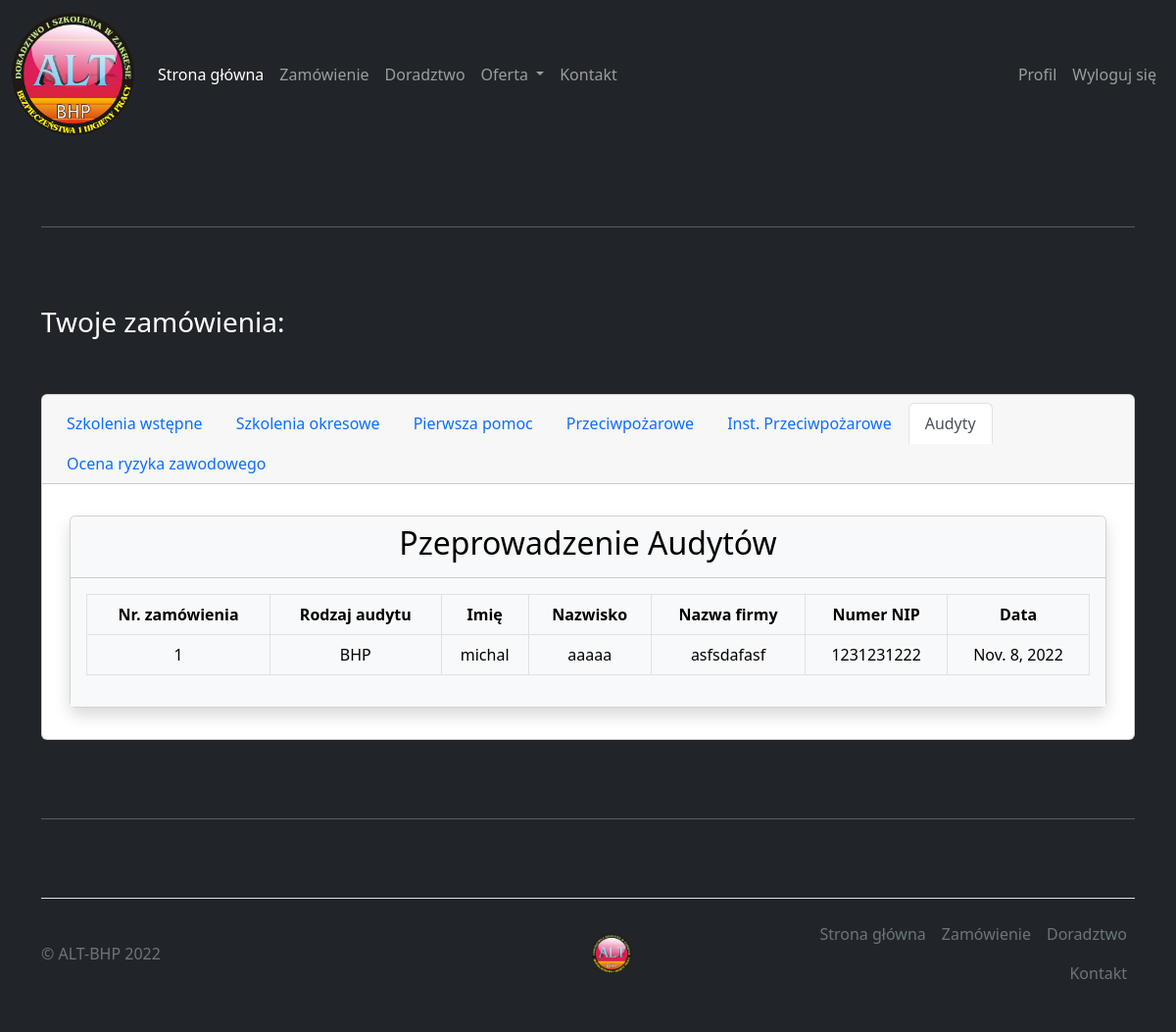
Page /accounts/profile/order/6 (signed in) on the committed database.
### order/models.py (models this page shows, shortened)
class audyt(models.Model):
    choices = [('Przeciwpożarowy', 'Przeciwpożarowy'), ('BHP', 'BHP')]
    rodzaj_audytu = models.CharField(max_length=50, choices=choices)
    imie = models.CharField(max_length=20)
    nazwisko = models.CharField(max_length=30)
    email = models.EmailField()
    nazwa_firmy = models.CharField(max_length=100)
    numer_nip = models.CharField(max_length=10)
    numer_telefonu = models.CharField(max_length=11)
    data = models.DateField()
    creator = models.ForeignKey(CustomUser, on_delete=models.CASCADE)
    class Meta:
        verbose_name_plural = "Audyty"

### order/views.py (the view)
# urls.py: path('accounts/profile/order/6', order.views.profile_audyt),
@login_required
def profile_audyt(request):
    orders_audyt = audyt.objects.filter(creator=request.user)
    return render(request, 'profile_audyt.html', {'orders_audyt': orders_audyt})

### templates/profile_audyt.html
{% extends 'temp.html' %}
{% load static %}
{% load profile_tags_wstepne %}
{% block content %}
    <div class="container marketing" style="color: white">
        <hr class="featurette-divider">
        <h3>Twoje zamówienia:</h3><br><br>
        <div class="card text-center">
            <div class="card-header">
                <ul class="nav nav-tabs card-header-tabs">
                    <li class="nav-item">
                        <a class="nav-link " aria-current="true" href="/accounts/profile/order/1">Szkolenia wstępne</a>
                    </li>
                    <li class="nav-item">
                        <a class="nav-link" href="/accounts/profile/order/2">Szkolenia okresowe</a>
                    </li>
                    <li class="nav-item">
                        <a class="nav-link" href="/accounts/profile/order/3">Pierwsza pomoc</a>
                    </li>
                    <li class="nav-item">
                        <a class="nav-link" href="/accounts/profile/order/4">Przeciwpożarowe</a>
                    </li>
                    <li class="nav-item">
                        <a class="nav-link" href="/accounts/profile/order/5">Inst. Przeciwpożarowe</a>
                    </li>
                    <li class="nav-item">
                        <a class="nav-link active" href="/accounts/profile/order/6">Audyty</a>
                    </li>
                    <li class="nav-item">
                        <a class="nav-link" href="/accounts/profile/order/7">Ocena ryzyka zawodowego</a>
                    </li>
                </ul>
            </div>
            <div class="card-body">
                <div class="container my-3">
                    <div class="row">
                        <div class="col-md-12">
                            <div class="card shadow">
                                <div class="card-header text-bg-light "><h2>Pzeprowadzenie Audytów</h2></div>
                                <div class="card-body text-bg-light ">
                                    <table class="table table-bordered" style="color: black">
                                        <thead>
                                        <tr>
                                            <th>Nr. zamówienia</th>
                                            <th>Rodzaj audytu</th>
                                            <th>Imię</th>
                                            <th>Nazwisko</th>
                                            <th>Nazwa firmy</th>
                                            <th>Numer NIP</th>
                                            <th>Data</th>
                                        </tr>
                                        </thead>
                                        <tbody>
                                        {% for item in orders_audyt %}
                                            <tr>
                                                <td>{{ item.id }}</td>
                                                <td>{{ item.rodzaj_audytu }}</td>
                                                <td>{{ item.imie }}</td>
                                                <td>{{ item.nazwisko }}</td>
                                                <td>{{ item.nazwa_firmy }}</td>
                                                <td>{{ item.numer_nip }}</td>
                                                <td>{{ item.data }}</td>
                                            </tr>
                                        {% endfor %}
                                        </tbody>
                                    </table>
                                </div>
                            </div>
                        </div>
                    </div>
                </div>
            </div>
        </div>
        <hr class="featurette-divider">
    </div>
{% endblock %}

### templates/temp.html (style rules this page uses)
.featurette-divider { margin: 5rem 0; color: white; }

### rows in the picture
audyt: id "1", rodzaj_audytu "BHP", imie "michal", nazwisko "aaaaa", nazwa_firmy "asfsdafasf", numer_nip "1231231222", data "Nov. 8, 2022"
